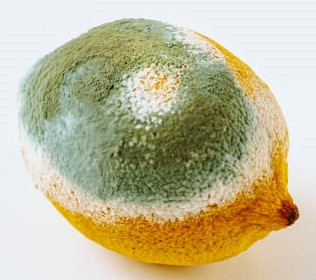
#> input picture images/limones10.jpg, 316 x 280 px; its folder holds 5 pictures in this run
$ python mohoDetection.py
#> lines starting #> are read from the running program, lines starting #| are printed output that depends on the picture; after the words box and inside, x2 and y2 are one past the last pixel; in counts of white or black regions, pixels touching at a corner belong together
### preprocess.py
import cv2
import os
import numpy as np

def ajustar_imagen(imagen, nuevo_ancho, nuevo_alto):
#> called with imagen = './images/limones10.jpg', nuevo_ancho = 500, nuevo_alto = 500
    img = cv2.imread(imagen)
#> img is the input picture: shape (280, 316, 3); mean B, G, R 152, 185.7, 193.2
    img_redimensionada = cv2.resize(img, (nuevo_ancho, nuevo_alto))
    return img_redimensionada

# [10 lines left out: function calcular_histograma, not called in this run]

def resaltar_limon(image):
    #image = cv2.imread(imagen)

    # Convertir la imagen a espacio de color HSV
    hsv = cv2.cvtColor(image, cv2.COLOR_BGR2HSV)

    # Definir el rango de color para los limones en HSV
    #lower_lemon = np.array([0, 30, 30])
    #upper_lemon = np.array([180, 255, 255])
    lower_lemon = np.array([0, 10, 10])  # Umbral inferior para H, S y V
    upper_lemon = np.array([252, 255, 255])  # Umbral superior para H, S y V

    # Crear una máscara para los limones
    mask = cv2.inRange(hsv, lower_lemon, upper_lemon)

    # Invertir la máscara
    mask = cv2.bitwise_not(mask)

    # Aplicar la máscara a la imagen original
    result = cv2.bitwise_and(image, image, mask=mask)

    # Definir el kernel para la operación de erosión
    kernel = np.ones((5, 5), np.uint8)

    # Aplicar la operación de erosión
    eroded_image = cv2.erode(result, kernel, iterations=3)

    final_result = cv2.bitwise_not(eroded_image)

    return final_result

### process.py
import cv2
import matplotlib.pyplot as plt
import numpy as np

def color_detect(imagen,lower_yellow,upper_yellow):

    mask_yellow = cv2.inRange(imagen, lower_yellow, upper_yellow)
    # Aplicar la máscara
    yellow_detected = cv2.bitwise_and(imagen, imagen, mask=mask_yellow)
    return yellow_detected

def delete_color(imagen,amarillo):

    # return imagen_sin_amarillo
    mask_umbral = (amarillo > 0).all(axis=2)  # True donde el color es amarillo

    # Invertir la máscara para obtener píxeles que no son amarillos
    mask_no_amarillo = np.logical_not(mask_umbral)

    # Convertir la máscara a tipo uint8 para usar con bitwise_and
    mask_no_amarillo = mask_no_amarillo.astype(np.uint8) * 255

    # Aplicar la máscara para eliminar píxeles amarillos de la imagen
    imagen_sin_amarillo = cv2.bitwise_and(imagen, imagen, mask=mask_no_amarillo)

    return imagen_sin_amarillo

def paint(imagen,imagen_moho, color):
    imagen_gris = cv2.cvtColor(imagen, cv2.COLOR_BGR2GRAY)
    imagen_rgb_gris = cv2.cvtColor(imagen_gris, cv2.COLOR_GRAY2BGR)

    # Reemplazar los píxeles en la segunda imagen donde la intersección es mayor que cero
    _, mask_binaria = cv2.threshold(imagen_moho, 1, 255, cv2.THRESH_BINARY)
    # imagen_rgb_gris[mask_binaria > 0] = imagen_moho[mask_binaria > 0]
    coordenadas = np.argwhere(mask_binaria > 0)

# Iterar sobre cada posición (fila, columna) donde mask_binaria > 0
    for coordenada in coordenadas:
        fila, columna = coordenada[:2]  # Obtener las primeras dos posiciones (fila y columna)
        imagen_rgb_gris[fila,columna] = color
    return imagen_rgb_gris

def view_image(title,imagen):
    if imagen is None or not isinstance(imagen, np.ndarray):
        print(f"Error: La imagen '{title}' no es válida.")
        return

    cv2.namedWindow(title, cv2.WINDOW_NORMAL)  # Permite redimensionar la ventana
    cv2.resizeWindow(title, 600, 400)
    cv2.imshow(title, imagen)

def add_color_pixels(image_dest, image_source, color_to_add):
    # Convertir el color deseado a formato BGR (sin transparencia)
    color_to_add_bgr = np.array([color_to_add], dtype=np.uint8)

    # Encontrar los píxeles en la imagen de origen que coinciden con el color deseado
    mask_color = np.all(image_source == color_to_add_bgr, axis=-1)

    # Copiar los píxeles del color deseado desde la imagen de origen a la imagen de destino
    image_dest[mask_color] = color_to_add

    return image_dest

def process(imagen):

    # Comprueba si la imagen se cargó correctamente
    if imagen is not None:

        #view_image('Imagen original',imagen)

        #APLICA FILTRO GAUSSIANO (Disminuir ruido y eliminar detalles finos)
        imagen_with_gaussian = cv2.GaussianBlur(imagen, (7, 7), 2)
        #view_image('Gaussiano',imagen_with_gaussian)

        #CAMBIA FORMATO BGR A HSV (Resalta color amarillo, lo hace homogeneo)
        imagen_hsv = cv2.cvtColor(imagen_with_gaussian, cv2.COLOR_BGR2HSV)
        #view_image('RGB A HSV',imagen_hsv)

        #APLICAR FILTRO DE DETECCION BLANCO
        lower_white = np.array([0, 0, 200])        # Umbral inferior en HSV (para blanco)
        upper_white = np.array([180, 30, 255])      # Umbral superior en HSV (para blanco)
        imagen_blanco = color_detect(imagen_hsv,lower_white,upper_white)
        #view_image('FILTRO AMARILLO',imagen_amarillo)
        color_blanco = np.array([255, 255, 255])
        imagen_con_blanco = paint(imagen,imagen_blanco,color_blanco)
        imagen_sin_blanco = delete_color(imagen_hsv,imagen_blanco)

        #APLICAR FILTRO DE DETECCION AMARILLO
            # Crear una máscara
        lower_yellow = np.array([15, 50, 50])
        upper_yellow = np.array([33, 255, 255])
        imagen_amarillo= color_detect(imagen_sin_blanco,lower_yellow,upper_yellow)
        #view_image('FILTRO AMARILLO',imagen_amarillo)
        color_amarillo = np.array([51, 255, 255])
        imagen_con_amarillo = paint(imagen,imagen_amarillo,color_amarillo)
        #QUITAR AMARILLO DE ORIGINAL
        imagen_sin_amarillo = delete_color(imagen_sin_blanco,imagen_amarillo)

        #APLICAR FILTRO DE VERDE
        lower_verde = np.array([25, 20, 20])   # Umbral inferior en HSV
        upper_verde = np.array([80, 255, 255])  # Umbral superior en HSV
        imagen_verde = color_detect(imagen_sin_amarillo,lower_verde,upper_verde)
        #view_image('FILTRO MOHO',imagen_moho)
        color_verde = np.array([50, 200, 50])
        #RESALTAR MOHO EN LA ORIGINAL GRIS
        imagen_con_verde = paint(imagen,imagen_verde,color_verde)

        result = add_color_pixels(imagen_with_gaussian,imagen_con_blanco,color_blanco)
        result = add_color_pixels(result,imagen_con_amarillo,color_amarillo)
        result = add_color_pixels(result,imagen_con_verde,color_verde)

        colors = [color_verde,color_blanco,color_amarillo]
        porcentajes = calculate_color_percentage(result,colors)
        plot_color_percentage_bars(colors,porcentajes)
        return result

def calculate_color_percentage(image, colors):
    """
    Calcula el porcentaje de píxeles en la imagen que coinciden con cada color dado.

    Parameters:
        image (numpy.ndarray): Imagen de entrada en formato BGR.
        colors (list): Lista de tres colores en formato (B, G, R) a detectar.

    Returns:
        list: Lista de porcentajes correspondientes a la presencia de cada color en la imagen.
    """
    color_percentages = []
    total_pixels = image.shape[0] * image.shape[1]  # Total de píxeles en la imagen

    for color in colors:
        color_bgr = np.array([color], dtype=np.uint8)
        mask_color = np.all(image == color_bgr, axis=-1)
        num_pixels_color = np.sum(mask_color)
        percentage_color = (num_pixels_color / total_pixels) * 100
        color_percentages.append(percentage_color)

    return color_percentages

def plot_color_percentage_bars(colors, percentages):
    """
    Muestra un gráfico de barras con los porcentajes de los colores detectados.

    Parameters:
        colors (list): Lista de colores en formato (B, G, R) para etiquetar las barras.
        percentages (list): Lista de porcentajes correspondientes a cada color.
    """
    # [11 lines of commented-out code are left out]
    plt.figure(figsize=(8, 6), facecolor='lightgrey')

    colors_rgb = [(color[2]/255, color[1]/255, color[0]/255) for color in colors]  # Convertir a formato RGB

    plt.pie(percentages, labels=['Color {}'.format(i+1) for i in range(len(colors))],
            colors=colors_rgb, autopct='%1.1f%%', startangle=140)

    plt.title('Porcentaje de colores en la imagen')

    plt.show()

### mohoDetection.py
import cv2
import matplotlib.pyplot as plt
import numpy as np
import process
import preprocess
import os

# Directorio donde se encuentran las imágenes
directorio_imagenes = "./images"
histogramas = []

# Tamaño deseado para las imágenes redimensionadas
nuevo_ancho = 500
nuevo_alto = 500

# [20 lines of commented-out code are left out]

path_imagen = os.path.join(directorio_imagenes, "limones10.jpg")
img_redimensionada = preprocess.ajustar_imagen(path_imagen, nuevo_ancho, nuevo_alto)
process.view_image("inicio",img_redimensionada)
imagen_with_gaussian = cv2.GaussianBlur(img_redimensionada, (7, 7), 2)
result = preprocess.resaltar_limon(imagen_with_gaussian)
#> in resaltar_limon, `hsv = cv2.cvtColor(image, cv2.COLOR_BGR2HSV)`: hsv: shape (500, 500, 3); mean H, S, V 52.9, 71.1, 199.1
#> in resaltar_limon, `mask = cv2.inRange(hsv, lower_lemon, upper_lemon)`:
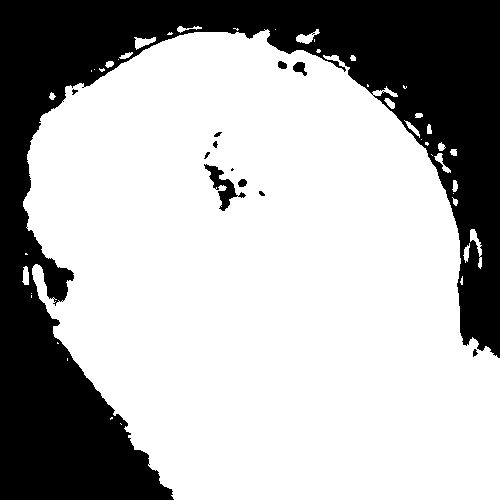
#> mask: shape (500, 500); 68.8% white; 12 black regions (1 under 20 px), largest, box (x1, y1, x2, y2) and area: (0, 0, 500, 500) 77134, (204, 164, 246, 211) 579, (293, 62, 307, 76) 117
result = cv2.resize(result, (img_redimensionada.shape[1], img_redimensionada.shape[0]))
result = cv2.bitwise_not(result)

kernel = np.ones((5,5),np.uint8)
result = cv2.dilate(result, kernel, iterations=5)
imagen_negra = np.zeros_like(img_redimensionada)
imagen_negra[result == 0] = img_redimensionada[result == 0]

result = process.process(imagen_negra)
#> in process, `imagen_hsv = cv2.cvtColor(imagen_with_gaussian, cv2.COLOR_BGR2HSV)`: imagen_hsv: shape (500, 500, 3); mean H, S, V 22.5, 69.4, 121.2
#> in color_detect, `mask_yellow = cv2.inRange(imagen, lower_yellow, upper_yellow)`: mask_yellow: shape (500, 500); 5.5% white; 42 white regions (14 under 20 px), largest, box (x1, y1, x2, y2) and area: (451, 343, 500, 500) 3446, (194, 124, 271, 214) 2644, (47, 238, 129, 342) 1834
#> in color_detect, `yellow_detected = cv2.bitwise_and(imagen, imagen, mask=mask_yellow)`: yellow_detected: shape (500, 500, 3); mean H, S, V 2.1, 1, 12.3
#> in paint, `imagen_gris = cv2.cvtColor(imagen, cv2.COLOR_BGR2GRAY)`:
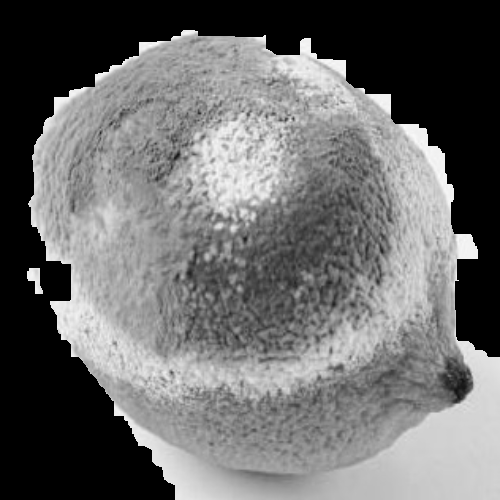
#> imagen_gris: shape (500, 500); min 0, max 251, mean 107.6
#> in paint, `_, mask_binaria = cv2.threshold(imagen_moho, 1, 255, cv2.THRESH_BINARY)`: mask_binaria: shape (500, 500, 3); mean H, S, V 14.1, 14.1, 14.1
#> the loop in paint, `for coordenada in coordenadas:` made 41461 passes
#> (coordenada, fila, columna) on passes 1 to 3: ([32, 184, 0], 32, 184), ([32, 184, 1], 32, 184), ([32, 184, 2], 32, 184)
#> after the loop in paint, `for coordenada in coordenadas:`: imagen_rgb_gris: shape (500, 500, 3); min 0, max 255, mean 109.6
#> in delete_color, `mask_umbral = (amarillo > 0).all(axis=2)`: mask_umbral: shape (500, 500) bool; 5.5% white; 42 white regions (14 under 20 px), largest, box (x1, y1, x2, y2) and area: (451, 343, 500, 500) 3442, (194, 124, 271, 214) 2644, (47, 238, 129, 342) 1834
#> in delete_color, `imagen_sin_amarillo = cv2.bitwise_and(imagen, imagen, mask=mask_no_ama..`: imagen_sin_amarillo: shape (500, 500, 3); mean H, S, V 20.4, 68.4, 108.9
#> in color_detect (call 2), `mask_yellow = cv2.inRange(imagen, lower_yellow, upper_yellow)`:
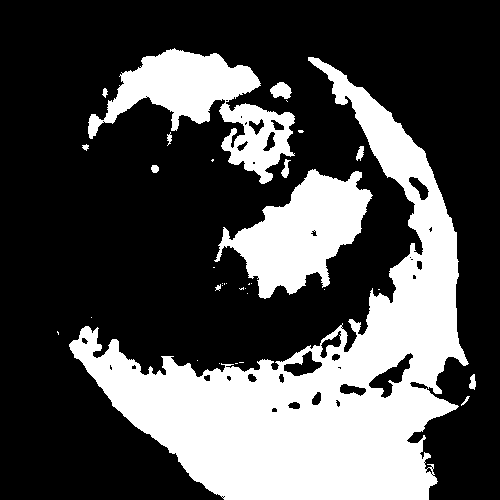
#> mask_yellow: shape (500, 500); 30.6% white; 34 white regions (21 under 20 px), largest, box (x1, y1, x2, y2) and area: (69, 57, 469, 500) 55315, (88, 48, 295, 184) 10344, (214, 169, 373, 299) 10148
#> in color_detect (call 2), `yellow_detected = cv2.bitwise_and(imagen, imagen, mask=mask_yellow)`: yellow_detected: shape (500, 500, 3); mean H, S, V 6.9, 45.9, 57
#> in paint (call 2), `_, mask_binaria = cv2.threshold(imagen_moho, 1, 255, cv2.THRESH_BINARY)`: mask_binaria: shape (500, 500, 3); mean H, S, V 78.1, 78.1, 78.1
#> the loop in paint (call 2), `for coordenada in coordenadas:` made 229743 passes
#> (coordenada, fila, columna) on passes 1 to 3: ([48, 174, 0], 48, 174), ([48, 174, 1], 48, 174), ([48, 174, 2], 48, 174)
#> in delete_color (call 2), `imagen_sin_amarillo = cv2.bitwise_and(imagen, imagen, mask=mask_no_ama..`: imagen_sin_amarillo: shape (500, 500, 3); mean H, S, V 13.6, 22.4, 51.9
#> in color_detect (call 3), `mask_yellow = cv2.inRange(imagen, lower_yellow, upper_yellow)`:
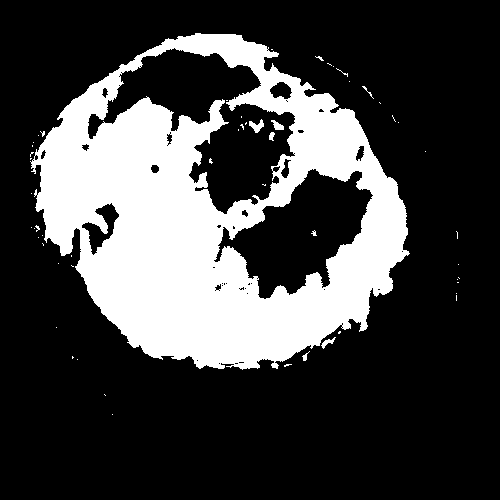
#> mask_yellow: shape (500, 500); 25.9% white; 55 white regions (48 under 20 px), largest, box (x1, y1, x2, y2) and area: (30, 33, 410, 370) 64154, (249, 119, 264, 133) 106, (271, 120, 284, 130) 74
#> in color_detect (call 3), `yellow_detected = cv2.bitwise_and(imagen, imagen, mask=mask_yellow)`: yellow_detected: shape (500, 500, 3); mean H, S, V 11.2, 17.9, 38.8
#> in paint (call 3), `_, mask_binaria = cv2.threshold(imagen_moho, 1, 255, cv2.THRESH_BINARY)`: mask_binaria: shape (500, 500, 3); mean H, S, V 66, 66, 66
#> the loop in paint (call 3), `for coordenada in coordenadas:` made 194139 passes
#> (coordenada, fila, columna) on passes 1 to 3: ([33, 195, 0], 33, 195), ([33, 195, 1], 33, 195), ([33, 195, 2], 33, 195)
#> after the loop in paint (call 3), `for coordenada in coordenadas:`:
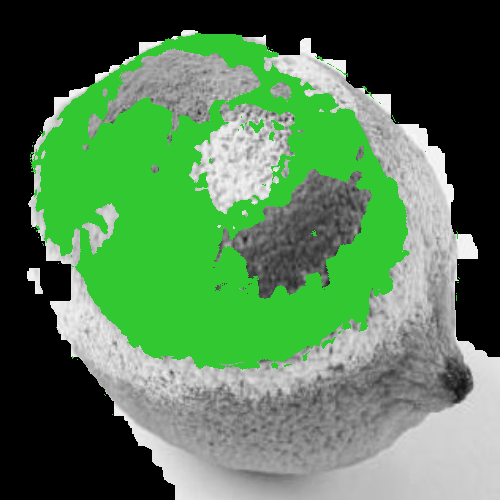
#> imagen_rgb_gris: shape (500, 500, 3); mean B, G, R 83.8, 122.7, 83.8
#> in add_color_pixels (call 3), `image_dest[mask_color] = color_to_add`:
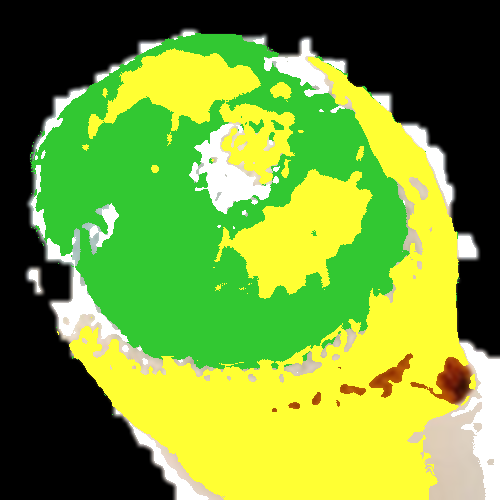
#> image_dest: shape (500, 500, 3); mean B, G, R 52.9, 155.6, 118.1
#> the loop in calculate_color_percentage, `for color in colors:` made 3 passes
#> (num_pixels_color, percentage_color) on passes 1 to 3: (64713, 25.89), (13844, 5.54), (76581, 30.63)
#> after the loop in calculate_color_percentage, `for color in colors:`: color_percentages = [25.89, 5.54, 30.63]
#> in plot_color_percentage_bars, `plt.show()`:
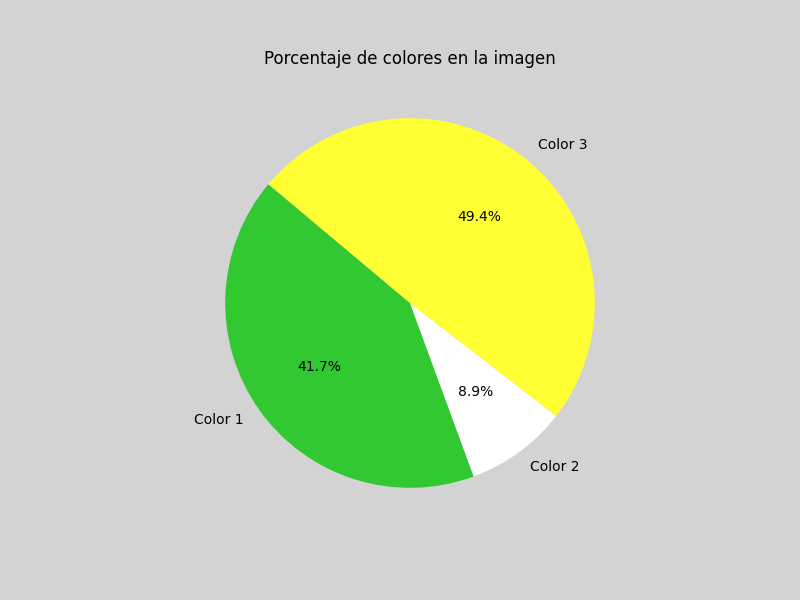
#> figure drawn by matplotlib, 1 panel
process.view_image("fin",result)
cv2.waitKey(0)
cv2.destroyAllWindows()
